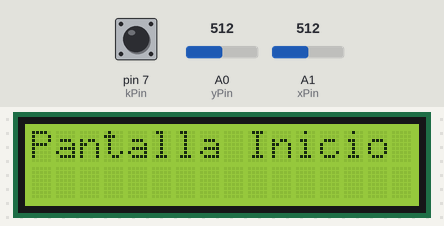
Bench run of a sketch on a simulated Arduino Uno, built with avr-gcc and run on an emulated ATmega328P. Shown: 16×2 character LCD. The inputs (shaded band) are chosen by the test bench; at power-on: A0 (yPin) = 512, A1 (xPin) = 512, pin 7 (kPin) HIGH.

Above: at 1.2 s.
1.3 s: A0 (yPin) set to 883
2.8 s: A0 (yPin) set to 912
At 4.3 s:
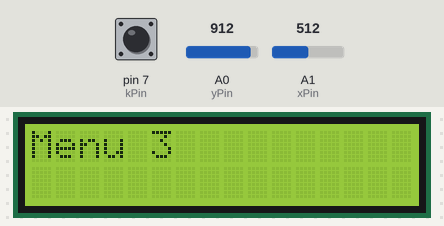
4.6 s: A1 (xPin) set to 910
At 6.0 s:
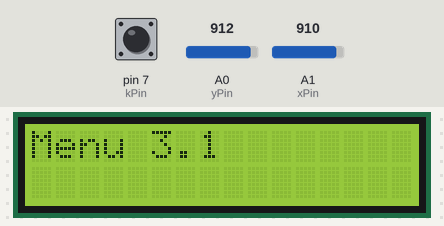
Timing chart, 0 to 7.6 s (numbered marks = the images above; inputs shaded):
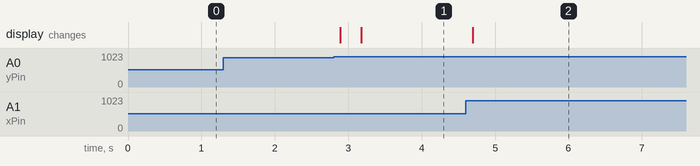

Measured:
- the behaviour switches between 900 and 901 on A0 (yPin) (found by bisection; images 0 and 1)
- after the input at 1.3 s, every drawn part: stays the same
- after the input at 2.8 s, the display: first changes after 0.09 s (image 1 shows a later state)
- after the input at 4.6 s, the display: changes after 0.09 s (image 2)

The sketch:

JoystickLCDmenu.ino
```cpp
/*
    Joytick & LCD & Menu   by JMLoureiro77

    http://jmloureiro77.blogspot.com.es

  328P Flash 5292 (17%) RAM 409(19%)

 - LCD SIN parpadeo
 - Sistema de menus SIN libreria
 - Joystick una pulsacion con retardo
 - editMode para introducir valores en Menu 1

CC-BY 3.0 */

//---------------------------------------------------
// 1. Librerias
//---------------------------------------------------
#include <Wire.h>
#include <LiquidCrystal_I2C.h>

//----------------------------------------------------
// 2. Pines
//----------------------------------------------------
#define xPin     A1
#define yPin     A0
#define kPin      7
//SDA            A4
//SCL            A5

//----------------------------------------------------
// 3. Variables y Comandos
//----------------------------------------------------
int tCount1;
bool refresh;//lcd clear On/Off
//leerJoystick
int joyRead;
int joyPos;
int lastJoyPos;
long lastDebounceTime = 0;
long debounceDelay = 70;                 //user define
//Control Joystick
bool PQCP;
bool editMode;
//sistema de menus
int mNivel1;
int mNivel2;
//editmode
byte n[19];
int lastN;
int lcdX;
//int lcdY;
bool exiT;
//----------------------------------------------------
// 4. Objetos
//----------------------------------------------------
LiquidCrystal_I2C lcd(0x27,16,2);

//====================================================
// SETUP
//====================================================
void setup() {
//----------------------------------------------------
// S1. Pines
//----------------------------------------------------
  pinMode(xPin, INPUT);
  pinMode(yPin, INPUT);
  pinMode(kPin, INPUT_PULLUP);
//----------------------------------------------------
// S2. Objetos
//----------------------------------------------------
  lcd.init();
  lcd.backlight();
}

//====================================================
// LOOP
//====================================================
void loop() {
  controlJoystick();
  menu();
/*  if (millis()%50==0){
    tCount1++;}
  if (tCount1>1000){tCount1=0;}*/
}

//====================================================
// Menu
//====================================================
void menu(){
  switch (mNivel1){
    case 0:
      menu0();//pantalla de inicio
    break;
    case 1:
        if(mNivel2==1){menu11();
        }else if (mNivel2==2){menu12();
        }else if (mNivel2==3){menu13();}
        else{menu1();}
    break;
    case 2:
        if(mNivel2==1){menu21();
        }else if (mNivel2==2){menu22();
        }else if (mNivel2==3){menu23();}
        else{menu2();}
    break;
    case 3:
      menu3(); //
    break;
  }//switch
}
//----------------------------------------------------
// Pantalla de inicio
//----------------------------------------------------
void menu0(){
  if (refresh){lcd.clear();refresh=0;}
  lcd.setCursor(0,0);
  lcd.print("Pantalla Inicio");
}
//----------------------------------------------------
// Menu 1
//----------------------------------------------------
void menu1(){
  if (refresh){lcd.clear();refresh=0;}
  lcd.setCursor(0,0);
  lcd.print("Menu 1");
  lcd.setCursor(0,1);
//++++++++++++++++++++
  while(editMode){
    controlJoystick();
    lcd.setCursor(lcdX,1);
    if(n[lcdX]!=lastN){
      lcd.print(n[lcdX]);
      lastN=n[lcdX];
    }
  }
}
//-------------------------------------------------1.1
void menu11(){
  if (refresh){lcd.clear();refresh=0;}
  lcd.setCursor(0,0);
  lcd.print("Menu 1.1");
}
//-------------------------------------------------1.2
void menu12(){
  if (refresh){lcd.clear();refresh=0;}
  lcd.setCursor(0,0);
  lcd.print("Menu 1.2");
}
//-------------------------------------------------1.3
void menu13(){
  if (refresh){lcd.clear();refresh=0;}
  lcd.setCursor(0,0);
  lcd.print("Menu 1.3");
}
//----------------------------------------------------
// Menu 2
//----------------------------------------------------
void menu2(){
  if (refresh){lcd.clear();refresh=0;}
  lcd.setCursor(0,0);
  lcd.print("Menu 2");
}
//-------------------------------------------------2.1
void menu21(){
  if (refresh){lcd.clear();refresh=0;}
  lcd.setCursor(0,0);
  lcd.print("Menu 2.1");
}
//-------------------------------------------------2.2
void menu22(){
  if (refresh){lcd.clear();refresh=0;}
  lcd.setCursor(0,0);
  lcd.print("Menu 2.2");
}
//-------------------------------------------------2.3
void menu23(){
  if (refresh){lcd.clear();refresh=0;}
  lcd.setCursor(0,0);
  lcd.print("Menu 2.3");
}
//----------------------------------------------------
// Menu 3
//----------------------------------------------------
void menu3(){
  if (refresh){lcd.clear();refresh=0;}
  lcd.setCursor(0,0);
  lcd.print("Menu 3");
  switch (mNivel2){
    case 0:
      return;
    case 1:
      menu31();
    break;
    case 2:
      menu32();
    break;
    case 3:
      menu33();
    break;
    default:
    break;
  }//switch
}
//-------------------------------------------------3.1
void menu31(){
  if (refresh){lcd.clear();refresh=0;}
  lcd.setCursor(0,0);
  lcd.print("Menu 3.1");
}
//-------------------------------------------------3.2
void menu32(){
  if (refresh){lcd.clear();refresh=0;}
  lcd.setCursor(0,0);
  lcd.print("Menu 3.2");
}
//-------------------------------------------------3.3
void menu33(){
  if (refresh){lcd.clear();refresh=0;}
  lcd.setCursor(0,0);
  lcd.print("Menu 3.3");
}
//====================================================
// Control Joystic
//====================================================
void controlJoystick(){
  leeJoystick();
  if(PQCP) {
    PQCP=0;
    if (joyPos==5){editMode=!editMode;}
    switch (editMode){
       case 1:
          lcd.blink();
          if (joyPos==4&&n[lcdX]<9){n[lcdX]++;   //arriba
              refresh=0;}
          if (joyPos==3&&n[lcdX]>0){n[lcdX]--;   //abajo
              refresh=0;}
          if (joyPos==1&&lcdX<19){lcdX++;        //derecha
            refresh=0;}
          if (joyPos==2&&lcdX>0){lcdX--;         //izq
           refresh=0;}
        break;
        case 0:
          lcd.noBlink();
          if (mNivel1<3&&joyPos==3){mNivel1++;    //abajo
            refresh=1;
            mNivel2=0;}
          if (mNivel1>0&&joyPos==4){mNivel1--;    //arriba
            mNivel2=0;
            refresh=1;}
          if (mNivel2<3&&joyPos==1){mNivel2++;   //derecha
            refresh=1;}
          if (mNivel2>0&&joyPos==2){mNivel2--;    //izq
           refresh=1;}
        }//!edit
  }//PQCP
}
int leeJoystick(){
  int x = analogRead(xPin);
  int y = analogRead(yPin);
  int k = digitalRead(kPin);
    if(x>900){joyRead=1;        //x+
    }else if(x<100){joyRead=2;  //x-
    }else if(y>900){joyRead=3;  //y+
    }else if(y<100){joyRead=4;  //y-
    }else if(!k){joyRead=5;
    }else{joyRead=0;}

  if (joyRead != lastJoyPos){lastDebounceTime = millis();}
  if(((millis() - lastDebounceTime) > debounceDelay)&&(joyRead!=joyPos)){
    joyPos=joyRead;
    if(!PQCP){PQCP=1;}
    }
  if(((millis() - lastDebounceTime) > (5*debounceDelay))&&(joyPos==3||joyPos==4)){
    joyPos=joyRead;                     //repeat time only for UP/DOWN
    if(!PQCP){PQCP=1;}
    }
  lastJoyPos=joyRead;
}
```
